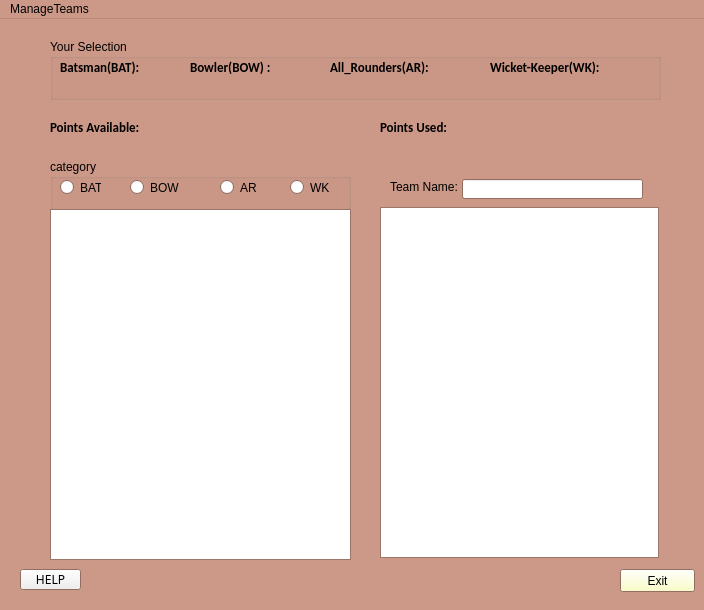
<?xml version="1.0" encoding="UTF-8"?>
<ui version="4.0">
 <class>MainWindow</class>
 <widget class="QMainWindow" name="MainWindow">
  <property name="geometry">
   <rect>
    <x>0</x>
    <y>0</y>
    <width>704</width>
    <height>610</height>
   </rect>
  </property>
  <property name="palette">
   <palette>
    <active>
     <colorrole role="Base">
      <brush brushstyle="SolidPattern">
       <color alpha="255">
        <red>255</red>
        <green>255</green>
        <blue>255</blue>
       </color>
      </brush>
     </colorrole>
     <colorrole role="Window">
      <brush brushstyle="SolidPattern">
       <color alpha="255">
        <red>204</red>
        <green>153</green>
        <blue>136</blue>
       </color>
      </brush>
     </colorrole>
    </active>
    <inactive>
     <colorrole role="Base">
      <brush brushstyle="SolidPattern">
       <color alpha="255">
        <red>255</red>
        <green>255</green>
        <blue>255</blue>
       </color>
      </brush>
     </colorrole>
     <colorrole role="Window">
      <brush brushstyle="SolidPattern">
       <color alpha="255">
        <red>204</red>
        <green>153</green>
        <blue>136</blue>
       </color>
      </brush>
     </colorrole>
    </inactive>
    <disabled>
     <colorrole role="Base">
      <brush brushstyle="SolidPattern">
       <color alpha="255">
        <red>204</red>
        <green>153</green>
        <blue>136</blue>
       </color>
      </brush>
     </colorrole>
     <colorrole role="Window">
      <brush brushstyle="SolidPattern">
       <color alpha="255">
        <red>204</red>
        <green>153</green>
        <blue>136</blue>
       </color>
      </brush>
     </colorrole>
    </disabled>
   </palette>
  </property>
  <property name="windowTitle">
   <string>MainWindow</string>
  </property>
  <property name="tabShape">
   <enum>QTabWidget::Rounded</enum>
  </property>
  <widget class="QWidget" name="centralwidget">
   <widget class="QWidget" name="verticalLayoutWidget">
    <property name="geometry">
     <rect>
      <x>50</x>
      <y>20</y>
      <width>611</width>
      <height>61</height>
     </rect>
    </property>
    <layout class="QVBoxLayout" name="verticalLayout">
     <item>
      <widget class="QGroupBox" name="groupBox">
       <property name="title">
        <string>Your Selection</string>
       </property>
       <widget class="QLabel" name="label">
        <property name="geometry">
         <rect>
          <x>10</x>
          <y>20</y>
          <width>81</width>
          <height>16</height>
         </rect>
        </property>
        <property name="font">
         <font>
          <family>Calibri</family>
          <pointsize>10</pointsize>
          <weight>75</weight>
          <bold>true</bold>
         </font>
        </property>
        <property name="text">
         <string>Batsman(BAT):</string>
        </property>
       </widget>
       <widget class="QLabel" name="batD">
        <property name="geometry">
         <rect>
          <x>90</x>
          <y>20</y>
          <width>41</width>
          <height>16</height>
         </rect>
        </property>
        <property name="text">
         <string/>
        </property>
       </widget>
       <widget class="QLabel" name="label_3">
        <property name="geometry">
         <rect>
          <x>140</x>
          <y>20</y>
          <width>81</width>
          <height>16</height>
         </rect>
        </property>
        <property name="font">
         <font>
          <family>Calibri</family>
          <pointsize>10</pointsize>
          <weight>75</weight>
          <bold>true</bold>
         </font>
        </property>
        <property name="text">
         <string>Bowler(BOW) :</string>
        </property>
       </widget>
       <widget class="QLabel" name="bowD">
        <property name="geometry">
         <rect>
          <x>230</x>
          <y>20</y>
          <width>31</width>
          <height>16</height>
         </rect>
        </property>
        <property name="text">
         <string/>
        </property>
       </widget>
       <widget class="QLabel" name="arounder">
        <property name="geometry">
         <rect>
          <x>280</x>
          <y>20</y>
          <width>101</width>
          <height>16</height>
         </rect>
        </property>
        <property name="font">
         <font>
          <family>Calibri</family>
          <pointsize>10</pointsize>
          <weight>75</weight>
          <bold>true</bold>
         </font>
        </property>
        <property name="text">
         <string>All_Rounders(AR):</string>
        </property>
       </widget>
       <widget class="QLabel" name="arounderD">
        <property name="geometry">
         <rect>
          <x>390</x>
          <y>20</y>
          <width>31</width>
          <height>16</height>
         </rect>
        </property>
        <property name="text">
         <string/>
        </property>
       </widget>
       <widget class="QLabel" name="label_2">
        <property name="geometry">
         <rect>
          <x>440</x>
          <y>20</y>
          <width>111</width>
          <height>16</height>
         </rect>
        </property>
        <property name="font">
         <font>
          <family>Calibri</family>
          <pointsize>10</pointsize>
          <weight>75</weight>
          <bold>true</bold>
         </font>
        </property>
        <property name="text">
         <string>Wicket-Keeper(WK):</string>
        </property>
       </widget>
       <widget class="QLabel" name="wkDis">
        <property name="geometry">
         <rect>
          <x>560</x>
          <y>20</y>
          <width>41</width>
          <height>16</height>
         </rect>
        </property>
        <property name="text">
         <string/>
        </property>
       </widget>
      </widget>
     </item>
    </layout>
   </widget>
   <widget class="QLabel" name="label_5">
    <property name="geometry">
     <rect>
      <x>380</x>
      <y>100</y>
      <width>81</width>
      <height>16</height>
     </rect>
    </property>
    <property name="font">
     <font>
      <family>Calibri</family>
      <pointsize>10</pointsize>
      <weight>75</weight>
      <bold>true</bold>
     </font>
    </property>
    <property name="text">
     <string>Points Used:</string>
    </property>
   </widget>
   <widget class="QLabel" name="points_used">
    <property name="geometry">
     <rect>
      <x>480</x>
      <y>100</y>
      <width>141</width>
      <height>20</height>
     </rect>
    </property>
    <property name="text">
     <string/>
    </property>
   </widget>
   <widget class="QGroupBox" name="radBox">
    <property name="geometry">
     <rect>
      <x>50</x>
      <y>140</y>
      <width>301</width>
      <height>51</height>
     </rect>
    </property>
    <property name="autoFillBackground">
     <bool>false</bool>
    </property>
    <property name="title">
     <string>category</string>
    </property>
    <widget class="QRadioButton" name="rBat">
     <property name="geometry">
      <rect>
       <x>10</x>
       <y>20</y>
       <width>41</width>
       <height>17</height>
      </rect>
     </property>
     <property name="text">
      <string>BAT</string>
     </property>
    </widget>
    <widget class="QRadioButton" name="rBow">
     <property name="geometry">
      <rect>
       <x>80</x>
       <y>20</y>
       <width>51</width>
       <height>17</height>
      </rect>
     </property>
     <property name="text">
      <string>BOW</string>
     </property>
    </widget>
    <widget class="QRadioButton" name="rAr">
     <property name="geometry">
      <rect>
       <x>170</x>
       <y>20</y>
       <width>41</width>
       <height>17</height>
      </rect>
     </property>
     <property name="text">
      <string>AR</string>
     </property>
    </widget>
    <widget class="QRadioButton" name="rWk">
     <property name="geometry">
      <rect>
       <x>240</x>
       <y>20</y>
       <width>41</width>
       <height>17</height>
      </rect>
     </property>
     <property name="text">
      <string>WK</string>
     </property>
    </widget>
   </widget>
   <widget class="QListView" name="listview">
    <property name="geometry">
     <rect>
      <x>380</x>
      <y>188</y>
      <width>279</width>
      <height>351</height>
     </rect>
    </property>
    <property name="contextMenuPolicy">
     <enum>Qt::DefaultContextMenu</enum>
    </property>
    <property name="editTriggers">
     <set>QAbstractItemView::NoEditTriggers</set>
    </property>
   </widget>
   <widget class="QListWidget" name="listWidget">
    <property name="geometry">
     <rect>
      <x>50</x>
      <y>190</y>
      <width>301</width>
      <height>351</height>
     </rect>
    </property>
   </widget>
   <widget class="QLabel" name="label_7">
    <property name="geometry">
     <rect>
      <x>390</x>
      <y>160</y>
      <width>71</width>
      <height>16</height>
     </rect>
    </property>
    <property name="text">
     <string>Team Name:</string>
    </property>
   </widget>
   <widget class="QLineEdit" name="team_name_edit">
    <property name="geometry">
     <rect>
      <x>462</x>
      <y>160</y>
      <width>181</width>
      <height>20</height>
     </rect>
    </property>
   </widget>
   <widget class="QPushButton" name="help_button">
    <property name="geometry">
     <rect>
      <x>20</x>
      <y>550</y>
      <width>61</width>
      <height>21</height>
     </rect>
    </property>
    <property name="font">
     <font>
      <family>Segoe UI Semilight</family>
     </font>
    </property>
    <property name="text">
     <string>HELP</string>
    </property>
   </widget>
   <widget class="QPushButton" name="exit_button">
    <property name="geometry">
     <rect>
      <x>620</x>
      <y>550</y>
      <width>75</width>
      <height>23</height>
     </rect>
    </property>
    <property name="palette">
     <palette>
      <active>
       <colorrole role="Button">
        <brush brushstyle="SolidPattern">
         <color alpha="255">
          <red>252</red>
          <green>255</green>
          <blue>185</blue>
         </color>
        </brush>
       </colorrole>
      </active>
      <inactive>
       <colorrole role="Button">
        <brush brushstyle="SolidPattern">
         <color alpha="255">
          <red>252</red>
          <green>255</green>
          <blue>185</blue>
         </color>
        </brush>
       </colorrole>
      </inactive>
      <disabled>
       <colorrole role="Button">
        <brush brushstyle="SolidPattern">
         <color alpha="255">
          <red>252</red>
          <green>255</green>
          <blue>185</blue>
         </color>
        </brush>
       </colorrole>
      </disabled>
     </palette>
    </property>
    <property name="text">
     <string>Exit</string>
    </property>
   </widget>
   <widget class="QLabel" name="availPointsD">
    <property name="geometry">
     <rect>
      <x>160</x>
      <y>100</y>
      <width>101</width>
      <height>20</height>
     </rect>
    </property>
    <property name="text">
     <string/>
    </property>
   </widget>
   <widget class="QLabel" name="label_4">
    <property name="geometry">
     <rect>
      <x>50</x>
      <y>100</y>
      <width>91</width>
      <height>16</height>
     </rect>
    </property>
    <property name="font">
     <font>
      <family>Calibri</family>
      <pointsize>10</pointsize>
      <weight>75</weight>
      <bold>true</bold>
     </font>
    </property>
    <property name="text">
     <string>Points Available:</string>
    </property>
   </widget>
  </widget>
  <widget class="QMenuBar" name="menubar">
   <property name="geometry">
    <rect>
     <x>0</x>
     <y>0</y>
     <width>704</width>
     <height>21</height>
    </rect>
   </property>
   <widget class="QMenu" name="menuManageTeams">
    <property name="title">
     <string>ManageTeams</string>
    </property>
    <addaction name="actionNew_Team"/>
    <addaction name="actionOpen_Team"/>
    <addaction name="actionSave_Team"/>
    <addaction name="actionEvaluate_Team"/>
   </widget>
   <addaction name="menuManageTeams"/>
  </widget>
  <action name="actionNew_Team">
   <property name="text">
    <string>New Team</string>
   </property>
  </action>
  <action name="actionOpen_Team">
   <property name="text">
    <string>Open Team</string>
   </property>
  </action>
  <action name="actionSave_Team">
   <property name="text">
    <string>Save Team</string>
   </property>
  </action>
  <action name="actionEvaluate_Team">
   <property name="text">
    <string>Evaluate Team</string>
   </property>
  </action>
 </widget>
 <resources/>
 <connections/>
</ui>
